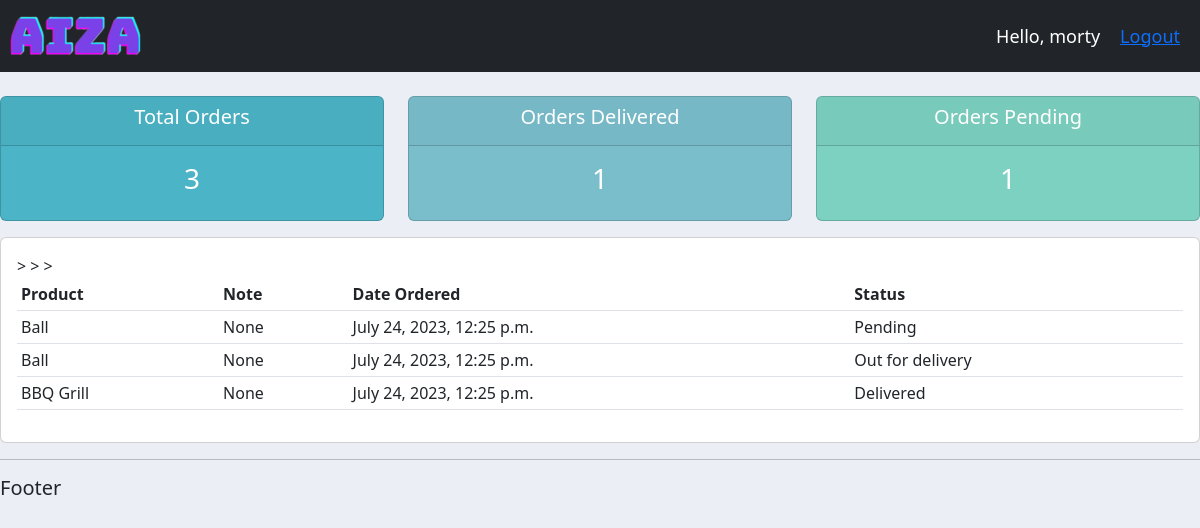
Page /user/ (signed in) on the committed database.
### accounts/models.py (models this page shows, shortened)
class Order(models.Model):
    STATUS = (
        ('Pending', 'Pending'),
        ('Out for delivery', 'Out for delivery',),
        ('Delivered', 'Delivered'),
    )
    customer = models.ForeignKey(Customer, null=True, on_delete=models.SET_NULL, blank=True)
    product = models.ForeignKey(Product, null=True, on_delete=models.SET_NULL, blank=True)
    date_created = models.DateTimeField(auto_now_add=True, null=True, blank=True)
    status = models.CharField(max_length=200, null=True, choices=STATUS, blank=True)
    note = models.CharField(max_length=1000, null=True)

class Product(models.Model):
    CATEGORY = (
        ('Indoor', 'Indoor'),
        ('Out door', 'Out door'),
    )
    name = models.CharField(max_length=200, null=True)
    price = models.FloatField(null=True)
    category = models.CharField(max_length=200, null=True, choices=CATEGORY)
    description = models.CharField(max_length=200, null=True)
    date_created = models.DateTimeField(auto_now_add=True, null=True)
    tags = models.ManyToManyField(Tag)
    def __str__(self):
        return self.name

### accounts/decorators.py (the view)
        def wrapper_func(request, *args, **kwargs):
            group = None
            if request.user.groups.exists():
                group = request.user.groups.all()[0].name
            if group in allowed_roles:
                return view_func(request, *args, **kwargs)
            else:
                return HttpResponse('You are not authorized to view this page')

### accounts/views.py (called while the page is built)
@login_required(login_url='login')
@allowed_users(allowed_roles=['customer'])
def userPage(request):
    orders = request.user.customer.order_set.all()
    total_orders = orders.count()
    delivered = orders.filter(status='Delivered').count()
    pending = orders.filter(status='Pending').count()
    context = {'orders': orders, 'total_orders': total_orders, 'delivered': delivered, 'pending': pending}
    return render(request, 'accounts/user.html', context)

### accounts/templates/accounts/user.html
{% extends 'accounts/base_template.html' %}
{% block content %}
{% include 'accounts/status.html' %}
<div class="row">
    <div class="col-md">
        <div class="card card-body">
            <table class="table table-sm">
                <tr>
                    <th>Product</th>
                    <th>Note</th>
                    <th>Date Ordered</th>
                    <th>Status</th>
                </tr>
                {% for order in orders %}
                <tr>
                    <td>{{order.product}}</td>
                    <td>{{order.note}}</td>
                    <td>{{order.date_created}}</td>
                    <td>{{order.status}}</td>
                </tr>>
                {% endfor %}
            </table>
        </div>
    </div>
</div>
{% endblock content%}

### accounts/templates/accounts/navbar.html (shortened to what this page needs)
{% load static %}
<nav class="navbar navbar-expand-lg navbar-dark bg-dark" xmlns="http://www.w3.org/1999/html">
  <img src="{% static 'images/logo.png' %}">
  <span class="hello-msg">Hello, {{ request.user }}</span>
  <span class="hello-msg"><a href="{% url 'logout' %}">Logout</a></span>
</nav>

### static/css/main.css (style rules this page uses)
body { background-color: #ebeff5; }

### accounts/templates/accounts/navbar.html (style rules this page uses)
.hello-msg { font-size: 18px; color: #FFFFFF; margin-right: 20px; }

### rows in the picture
Order: product "Ball", note "None", date_created "July 24, 2023, 12:25 p.m.", status "Pending"
Order: product "Ball", note "None", date_created "July 24, 2023, 12:25 p.m.", status "Out for delivery"
Order: product "BBQ Grill", note "None", date_created "July 24, 2023, 12:25 p.m.", status "Delivered"

### other values in the picture
{{ request.user }} "morty"
{{ total_orders }} "3"
{{ delivered }} "1"
{{ pending }} "1"
